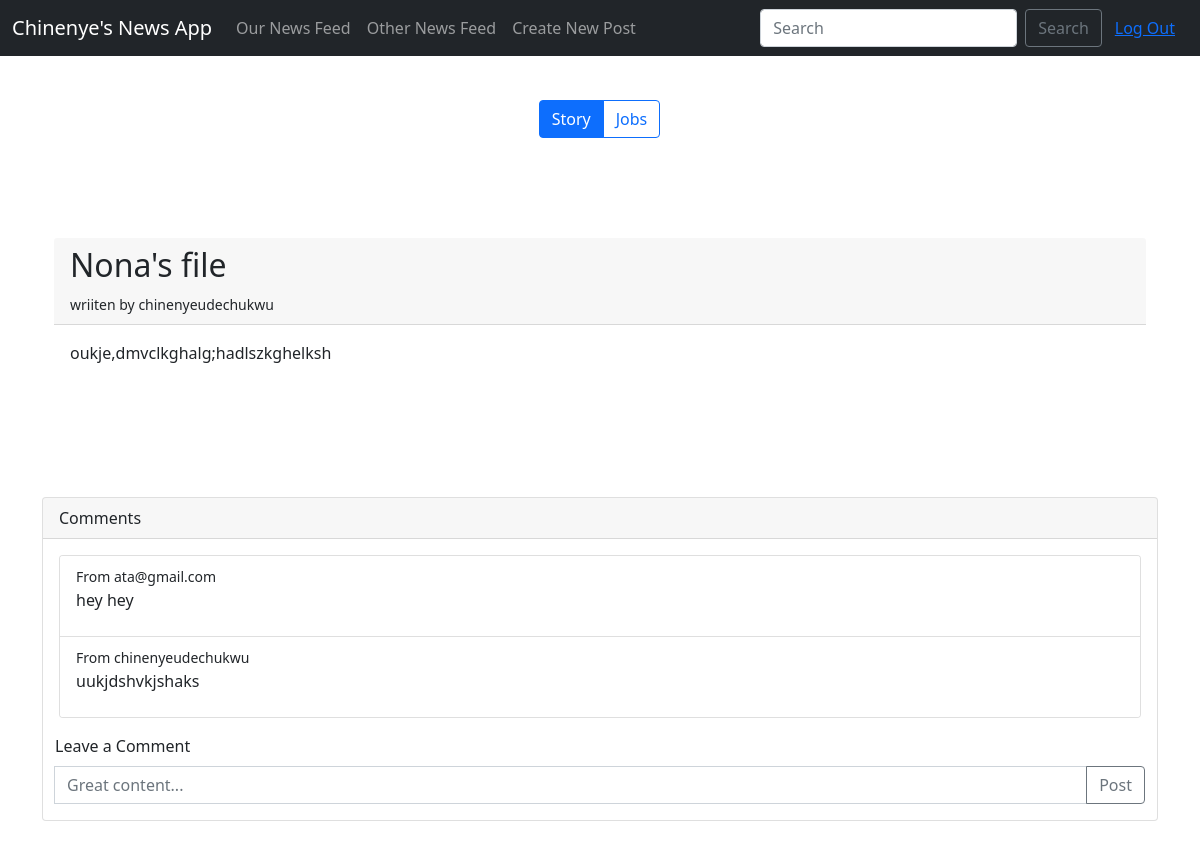
The page /1 (signed in) on the database its author committed.
### newsapi/models.py (models this page shows, shortened)
class OurNews(models.Model):
    by = models.ForeignKey(User, verbose_name=_("Author"), on_delete=models.CASCADE)
    score = models.IntegerField(_("News Score"))
    time_created = models.DateTimeField(_("time created"), auto_now=True)
    title = models.CharField(_("article title"), max_length=50)
    type = models.CharField(_("article type"), max_length=10, choices=ARTICLE_CHOICES, default="story")
    content = models.CharField(_("article content"), max_length=1000)

class Comments(models.Model):
    type = models.CharField(_("article type"), max_length=10, choices=ARTICLE_CHOICES, default="comment")
    by = models.ForeignKey(User, verbose_name=_("Author"), on_delete=models.CASCADE)
    time = models.DateTimeField(_("Time Created"), auto_now=True)
    parent = models.ForeignKey(OurNews, verbose_name=_("Article"), on_delete=models.CASCADE)
    text = models.CharField(_("Comment"), max_length=250)

### newsapi/views.py (the view)
# urls.py: path("<int:news_id>", views.our_news_details, name="our_news_details"),
@login_required
def our_news_details(request, news_id):
    our_news = get_object_or_404(OurNews, id=news_id)
    comments = Comments.objects.filter(parent=our_news).order_by('time')
    return render(request, 'newsapi/our_news_details.html', {'news': our_news, "comments": comments})

### newsapi/templates/newsapi/our_news_details.html (shortened to what this page needs)
{% extends 'base.html' %}
{% load static %}
{% block content %}
    <div class="container" style="margin-top: 100px;">
        <div class="card-header">
            <h2>{{news.title}}</h2>
        <small> wriiten by {{news.by}}</small>
        </div>
        <div class="card-body">
         <p>{{news.content}}</p>
         </div>
    </div>
    <div class="card" style="margin-top: 100px; margin-bottom: 100px;">
        <div class="card-header">
            Comments
        </div>
        <div class="card-body">
            <div class="card" >
                {% if comments %}
                <ul class="list-group list-group-flush">
                    {% for comment in comments %}
                        <li class="list-group-item">
                            <small>From {{comment.by}}</small>
                            <p>{{comment.text}}</p>
                        </li>
                    {% endfor %}
                </ul>
                {% else %}
                <div class="card-body">
                    <p class="card-text"> No comments yet. Be the first to comment</p>
                </div>
                {% endif %}
              </div>
        </div>
        <div class="container">
            <form method="post" action="" id="form-comment">
                <label for="exampleFormControlInput1" class="form-label" >Leave a Comment</label>
                <div class="mb-3 input-group">
                    <input type="text" class="form-control" id="comment_text" placeholder="Great content...">
                    <button class="btn btn-outline-secondary" type="submit" id="comment-btn">Post</button>
                </div>
            </form>
        </div>
{% endblock %}

### rows shown on the page
OurNews: title "Nona's file", by "chinenyeudechukwu", content "oukje,dmvclkghalg;hadlszkghelksh"
Comments: by "ata@gmail.com", text "hey hey"
Comments: by "chinenyeudechukwu", text "uukjdshvkjshaks"
